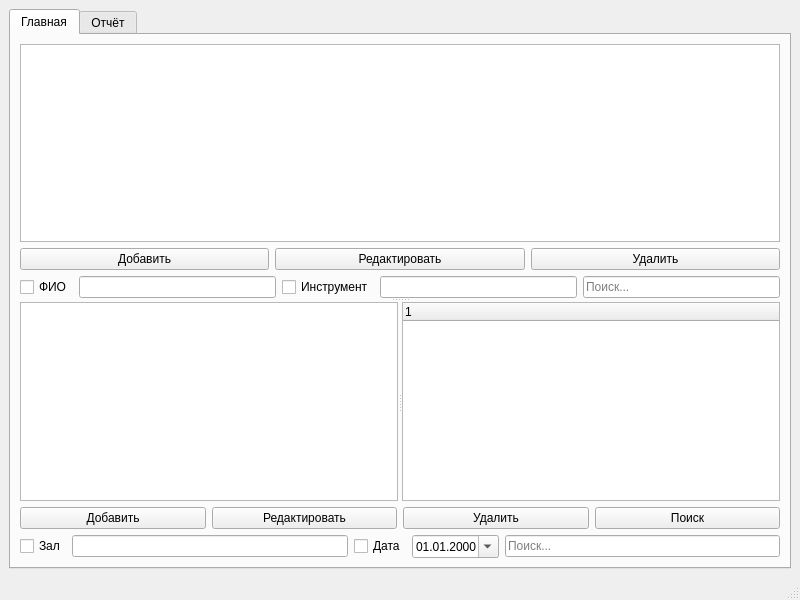
<?xml version="1.0" encoding="UTF-8"?>
<ui version="4.0">
 <class>MainWindow</class>
 <widget class="QMainWindow" name="MainWindow">
  <property name="geometry">
   <rect>
    <x>0</x>
    <y>0</y>
    <width>800</width>
    <height>600</height>
   </rect>
  </property>
  <widget class="QWidget" name="centralwidget">
   <layout class="QVBoxLayout" name="mainLayout">
    <item>
     <widget class="QTabWidget" name="tabWidget">
      <widget class="QWidget" name="mainTab">
       <attribute name="title">
        <string>Главная</string>
       </attribute>
       <layout class="QVBoxLayout" name="tabMainLayout">
        <item>
         <widget class="QSplitter" name="mainSplitter">
          <property name="orientation">
           <enum>Qt::Vertical</enum>
          </property>
          <widget class="QWidget" name="studentsPanel">
           <layout class="QVBoxLayout" name="verticalLayout">
              <item>
               <widget class="QTableWidget" name="studentsTable">
                <property name="sizePolicy">
                 <sizepolicy hsizetype="Expanding" vsizetype="Expanding">
                  <horstretch>0</horstretch>
                  <verstretch>0</verstretch>
                 </sizepolicy>
                </property>
               </widget>
              </item>
        <item>
         <layout class="QHBoxLayout" name="horizontalLayout">
          <item>
           <widget class="QPushButton" name="addStudentButton">
            <property name="text">
             <string>Добавить</string>
            </property>
           </widget>
          </item>
          <item>
           <widget class="QPushButton" name="editStudentButton">
            <property name="text">
             <string>Редактировать</string>
            </property>
           </widget>
          </item>
          <item>
           <widget class="QPushButton" name="removeStudentButton">
            <property name="text">
             <string>Удалить</string>
            </property>
           </widget>
          </item>
         </layout>
        </item>
        <item>
         <layout class="QHBoxLayout" name="studentFilterLayout">
          <item>
           <widget class="QCheckBox" name="nameFilterCheck">
            <property name="text">
             <string>ФИО</string>
            </property>
           </widget>
          </item>
          <item>
           <widget class="QLineEdit" name="nameFilterEdit"/>
          </item>
          <item>
           <widget class="QCheckBox" name="instrFilterCheck">
            <property name="text">
             <string>Инструмент</string>
            </property>
           </widget>
          </item>
          <item>
           <widget class="QLineEdit" name="instrFilterEdit"/>
          </item>
          <item>
           <widget class="QLineEdit" name="studentSearchEdit">
            <property name="placeholderText">
             <string>Поиск...</string>
            </property>
           </widget>
          </item>
         </layout>
        </item>
       </layout>
      </widget>
          <widget class="QWidget" name="concertsPanel">
           <layout class="QVBoxLayout" name="verticalLayout_2">
            <item>
              <widget class="QSplitter" name="concertsSplitter">
               <property name="orientation">
                <enum>Qt::Horizontal</enum>
               </property>
               <widget class="QTableWidget" name="concertsTable">
                <property name="sizePolicy">
                 <sizepolicy hsizetype="Expanding" vsizetype="Expanding">
                  <horstretch>0</horstretch>
                  <verstretch>0</verstretch>
                 </sizepolicy>
                </property>
               </widget>
               <widget class="QTreeWidget" name="concertTree"/>
              </widget>
            </item>
            <item>
             <layout class="QHBoxLayout" name="horizontalLayout_2">
              <item>
               <widget class="QPushButton" name="addConcertButton">
            <property name="text">
             <string>Добавить</string>
            </property>
           </widget>
          </item>
          <item>
           <widget class="QPushButton" name="editConcertButton">
            <property name="text">
             <string>Редактировать</string>
            </property>
           </widget>
          </item>
          <item>
           <widget class="QPushButton" name="removeConcertButton">
            <property name="text">
             <string>Удалить</string>
            </property>
           </widget>
          </item>
          <item>
           <widget class="QPushButton" name="searchConcertButton">
            <property name="text">
             <string>Поиск</string>
            </property>
           </widget>
              </item>
             </layout>
            </item>
            <item>
             <layout class="QHBoxLayout" name="concertFilterLayout">
              <item>
               <widget class="QCheckBox" name="concertHallFilterCheck">
                <property name="text">
                 <string>Зал</string>
                </property>
               </widget>
              </item>
              <item>
               <widget class="QLineEdit" name="concertHallFilterEdit"/>
              </item>
              <item>
               <widget class="QCheckBox" name="concertDateFilterCheck">
                <property name="text">
                 <string>Дата</string>
                </property>
               </widget>
              </item>
              <item>
               <widget class="QDateEdit" name="concertDateFilterEdit">
                <property name="calendarPopup">
                 <bool>true</bool>
                </property>
                <property name="displayFormat">
                 <string>dd.MM.yyyy</string>
                </property>
               </widget>
              </item>
               <item>
                <widget class="QLineEdit" name="concertSearchEdit">
                 <property name="placeholderText">
                  <string>Поиск...</string>
                 </property>
                </widget>
               </item>
             </layout>
            </item>
           </layout>
          </widget>
         </widget>
        </item>
       </layout>
      </widget>
      <widget class="QWidget" name="reportTab">
       <attribute name="title">
        <string>Отчёт</string>
       </attribute>
       <layout class="QVBoxLayout" name="verticalLayout_3">
        <item>
         <layout class="QHBoxLayout" name="reportFilterLayout">
          <item>
           <widget class="QCheckBox" name="instrumentFilterCheck">
            <property name="text">
             <string>Инструмент</string>
            </property>
           </widget>
          </item>
          <item>
           <widget class="QLineEdit" name="instrumentFilterEdit"/>
          </item>
          <item>
           <widget class="QCheckBox" name="hallFilterCheck">
            <property name="text">
             <string>Зал</string>
            </property>
           </widget>
          </item>
          <item>
           <widget class="QLineEdit" name="hallFilterEdit"/>
          </item>
          <item>
           <widget class="QCheckBox" name="dateFilterCheck">
            <property name="text">
             <string>Дата</string>
            </property>
           </widget>
          </item>
          <item>
           <widget class="QDateEdit" name="dateEdit">
            <property name="calendarPopup">
             <bool>true</bool>
            </property>
            <property name="displayFormat">
             <string>dd.MM.yyyy</string>
            </property>
           </widget>
          </item>
         </layout>
        </item>
        <item>
         <widget class="QTableWidget" name="reportTable">
          <property name="sizePolicy">
           <sizepolicy hsizetype="Expanding" vsizetype="Expanding">
            <horstretch>0</horstretch>
            <verstretch>0</verstretch>
           </sizepolicy>
          </property>
         </widget>
        </item>
       </layout>
      </widget>
     </widget>
    </item>
   </layout>
  </widget>
  <widget class="QMenuBar" name="menubar"/>
  <widget class="QStatusBar" name="statusbar"/>
 </widget>
 <resources/>
 <connections/>
</ui>
